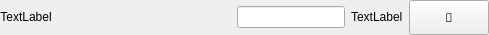
<?xml version="1.0" encoding="UTF-8"?>
<ui version="4.0">
 <class>Form</class>
 <widget class="QWidget" name="Form">
  <property name="geometry">
   <rect>
    <x>0</x>
    <y>0</y>
    <width>489</width>
    <height>35</height>
   </rect>
  </property>
  <property name="sizePolicy">
   <sizepolicy hsizetype="Preferred" vsizetype="Fixed">
    <horstretch>0</horstretch>
    <verstretch>0</verstretch>
   </sizepolicy>
  </property>
  <property name="windowTitle">
   <string>Form</string>
  </property>
  <layout class="QHBoxLayout" name="horizontalLayout">
   <property name="leftMargin">
    <number>0</number>
   </property>
   <property name="topMargin">
    <number>0</number>
   </property>
   <property name="rightMargin">
    <number>0</number>
   </property>
   <property name="bottomMargin">
    <number>0</number>
   </property>
   <item>
    <widget class="QLabel" name="label">
     <property name="sizePolicy">
      <sizepolicy hsizetype="Minimum" vsizetype="Fixed">
       <horstretch>0</horstretch>
       <verstretch>0</verstretch>
      </sizepolicy>
     </property>
     <property name="text">
      <string>TextLabel</string>
     </property>
     <property name="alignment">
      <set>Qt::AlignHCenter|Qt::AlignTop</set>
     </property>
    </widget>
   </item>
   <item>
    <spacer name="horizontalSpacer">
     <property name="orientation">
      <enum>Qt::Horizontal</enum>
     </property>
     <property name="sizeHint" stdset="0">
      <size>
       <width>40</width>
       <height>20</height>
      </size>
     </property>
    </spacer>
   </item>
   <item>
    <widget class="QLineEdit" name="value">
     <property name="sizePolicy">
      <sizepolicy hsizetype="Minimum" vsizetype="Fixed">
       <horstretch>0</horstretch>
       <verstretch>0</verstretch>
      </sizepolicy>
     </property>
     <property name="alignment">
      <set>Qt::AlignRight|Qt::AlignTrailing|Qt::AlignVCenter</set>
     </property>
    </widget>
   </item>
   <item>
    <widget class="QLabel" name="units">
     <property name="sizePolicy">
      <sizepolicy hsizetype="Minimum" vsizetype="Fixed">
       <horstretch>0</horstretch>
       <verstretch>0</verstretch>
      </sizepolicy>
     </property>
     <property name="text">
      <string>TextLabel</string>
     </property>
    </widget>
   </item>
   <item>
    <widget class="QPushButton" name="edit_button">
     <property name="sizePolicy">
      <sizepolicy hsizetype="Minimum" vsizetype="Minimum">
       <horstretch>0</horstretch>
       <verstretch>0</verstretch>
      </sizepolicy>
     </property>
     <property name="font">
      <font>
       <family>FontAwesome</family>
      </font>
     </property>
     <property name="text">
      <string></string>
     </property>
    </widget>
   </item>
  </layout>
 </widget>
 <resources/>
 <connections/>
</ui>
